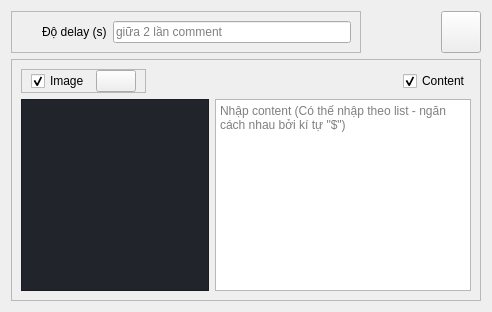
                <widget class="QWidget" name="commentPage">
                 <layout class="QFormLayout" name="formLayout">
                  <property name="horizontalSpacing">
                   <number>80</number>
                  </property>
                  <item row="0" column="0">
                   <widget class="QFrame" name="commentDelay">
                    <property name="minimumSize">
                     <size>
                      <width>350</width>
                      <height>0</height>
                     </size>
                    </property>
                    <property name="frameShape">
                     <enum>QFrame::Shape::StyledPanel</enum>
                    </property>
                    <property name="frameShadow">
                     <enum>QFrame::Shadow::Raised</enum>
                    </property>
                    <layout class="QHBoxLayout" name="horizontalLayout_2">
                     <property name="leftMargin">
                      <number>30</number>
                     </property>
                     <item>
                      <widget class="QLabel" name="commentDelayLabel">
                       <property name="text">
                        <string>Độ delay (s)</string>
                       </property>
                      </widget>
                     </item>
                     <item>
                      <widget class="QLineEdit" name="commentDelayInput">
                       <property name="placeholderText">
                        <string>giữa 2 lần comment</string>
                       </property>
                      </widget>
                     </item>
                    </layout>
                   </widget>
                  </item>
                  <item row="1" column="0" colspan="2">
                   <widget class="QFrame" name="commentInputImageContent">
                    <property name="frameShape">
                     <enum>QFrame::Shape::StyledPanel</enum>
                    </property>
                    <property name="frameShadow">
                     <enum>QFrame::Shadow::Raised</enum>
                    </property>
                    <layout class="QGridLayout" name="gridLayout_10">
                     <item row="2" column="0">
                      <widget class="QScrollArea" name="commentImageViewer">
                       <property name="styleSheet">
                        <string notr="true">background-color: rgb(33, 37, 43)</string>
                       </property>
                       <property name="widgetResizable">
                        <bool>true</bool>
                       </property>
                       <property name="alignment">
                        <set>Qt::AlignmentFlag::AlignCenter</set>
                       </property>
                       <widget class="QWidget" name="commentImageViewerWidget">
                        <property name="geometry">
                         <rect>
                          <x>0</x>
                          <y>0</y>
                          <width>100</width>
                          <height>30</height>
                         </rect>
                        </property>
                       </widget>
                      </widget>
                     </item>
                     <item row="1" column="2" alignment="Qt::AlignmentFlag::AlignRight">
                      <widget class="QCheckBox" name="commentContentCheckBox">
                       <property name="sizePolicy">
                        <sizepolicy hsizetype="Fixed" vsizetype="Fixed">
                         <horstretch>0</horstretch>
                         <verstretch>0</verstretch>
                        </sizepolicy>
                       </property>
                       <property name="text">
                        <string>Content</string>
                       </property>
                       <property name="checked">
                        <bool>true</bool>
                       </property>
                      </widget>
                     </item>
                     <item row="1" column="0">
                      <widget class="QFrame" name="commentImageCheckBoxFrame">
                       <property name="sizePolicy">
                        <sizepolicy hsizetype="Fixed" vsizetype="Preferred">
                         <horstretch>0</horstretch>
                         <verstretch>0</verstretch>
                        </sizepolicy>
                       </property>
                       <property name="frameShape">
                        <enum>QFrame::Shape::StyledPanel</enum>
                       </property>
                       <property name="frameShadow">
                        <enum>QFrame::Shadow::Raised</enum>
                       </property>
                       <layout class="QHBoxLayout" name="_10">
                        <property name="topMargin">
                         <number>0</number>
                        </property>
                        <property name="bottomMargin">
                         <number>0</number>
                        </property>
                        <item>
                         <widget class="QCheckBox" name="commentImageCheckBox">
                          <property name="sizePolicy">
                           <sizepolicy hsizetype="Fixed" vsizetype="Fixed">
                            <horstretch>0</horstretch>
                            <verstretch>0</verstretch>
                           </sizepolicy>
                          </property>
                          <property name="text">
                           <string>Image</string>
                          </property>
                          <property name="checked">
                           <bool>true</bool>
                          </property>
                         </widget>
                        </item>
                        <item>
                         <widget class="QPushButton" name="btn_commentImageFromFile">
                          <property name="maximumSize">
                           <size>
                            <width>40</width>
                            <height>40</height>
                           </size>
                          </property>
                          <property name="icon">
                           <iconset resource="../../../resources/resources.qrc">
                            <normaloff>:/icons/icons/openedFile.svg</normaloff>:/icons/icons/openedFile.svg</iconset>
                          </property>
                          <property name="iconSize">
                           <size>
                            <width>30</width>
                            <height>30</height>
                           </size>
                          </property>
                         </widget>
                        </item>
                       </layout>
                      </widget>
                     </item>
                     <item row="2" column="2">
                      <widget class="QPlainTextEdit" name="commentContentInput">
                       <property name="placeholderText">
                        <string>Nhập content (Có thế nhập theo list - ngăn cách nhau bởi kí tự &quot;$&quot;)</string>
                       </property>
                      </widget>
                     </item>
                    </layout>
                   </widget>
                  </item>
                  <item row="0" column="1">
                   <widget class="QPushButton" name="btn_comment">
                    <property name="sizePolicy">
                     <sizepolicy hsizetype="Fixed" vsizetype="Fixed">
                      <horstretch>0</horstretch>
                      <verstretch>0</verstretch>
                     </sizepolicy>
                    </property>
                    <property name="maximumSize">
                     <size>
                      <width>16777215</width>
                      <height>70</height>
                     </size>
                    </property>
                    <property name="text">
                     <string/>
                    </property>
                    <property name="icon">
                     <iconset resource="../../../resources/resources.qrc">
                      <normaloff>:/icons/icons/comment.svg</normaloff>:/icons/icons/comment.svg</iconset>
                    </property>
                    <property name="iconSize">
                     <size>
                      <width>50</width>
                      <height>50</height>
                     </size>
                    </property>
                   </widget>
                  </item>
                 </layout>
                </widget>
